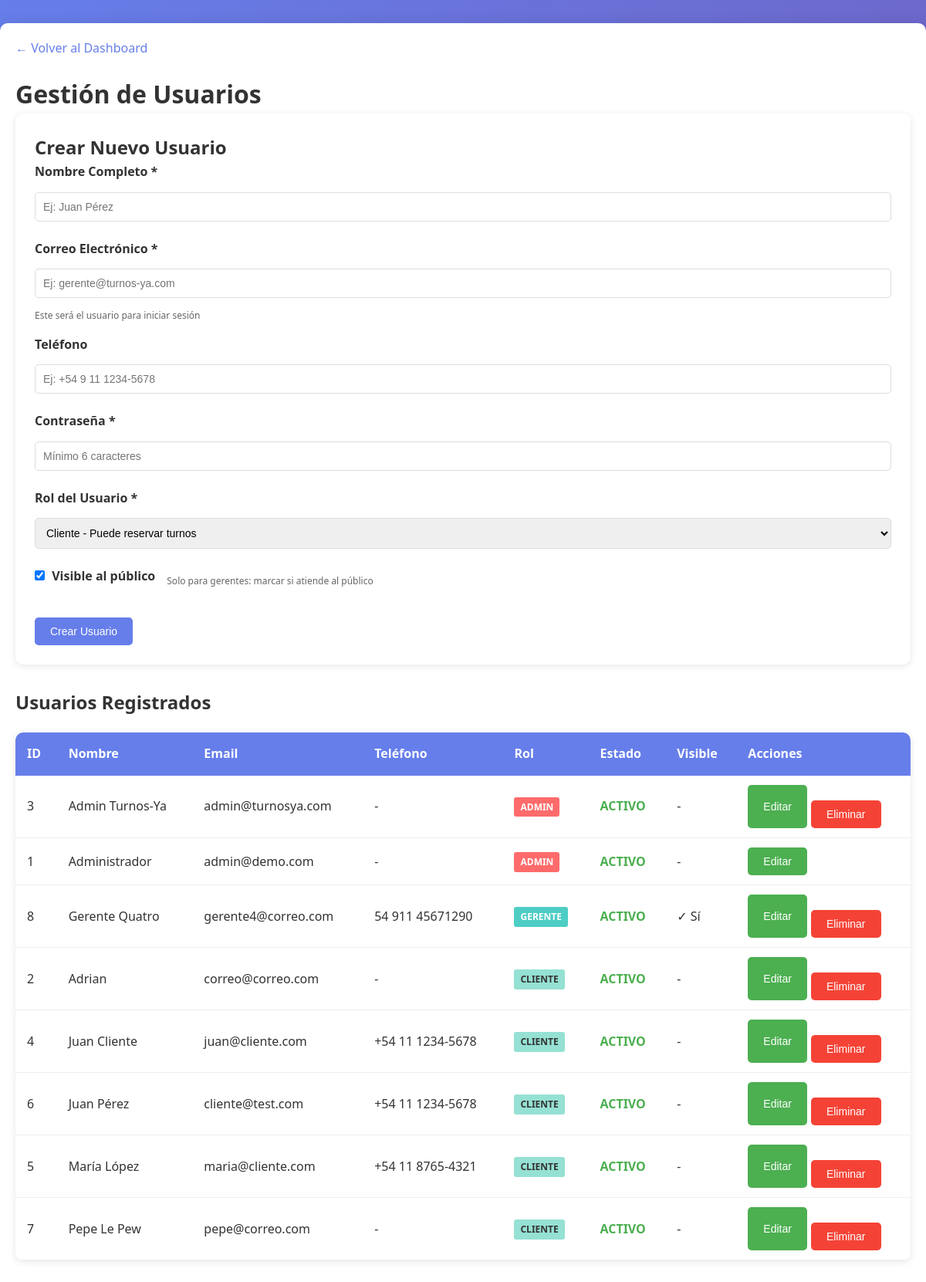
The app's page /admin/usuarios.php (signed in) with its own data.
### tables this page shows
CREATE TABLE `usuarios` (
  `id` int NOT NULL AUTO_INCREMENT,
  `nombre` varchar(100) NOT NULL,
  `email` varchar(100) NOT NULL,
  `password` varchar(255) NOT NULL,
  `telefono` varchar(30) DEFAULT NULL,
  `avatar` varchar(255) DEFAULT NULL,
  `rol` enum('admin','gerente','cliente') NOT NULL DEFAULT 'cliente',
  `activo` tinyint(1) DEFAULT '1',
  `visible` tinyint(1) DEFAULT '1',
  `creado_en` timestamp NOT NULL DEFAULT CURRENT_TIMESTAMP,
  `actualizado_en` timestamp NULL DEFAULT NULL ON UPDATE CURRENT_TIMESTAMP,
  PRIMARY KEY (`id`),
  UNIQUE KEY `email` (`email`),
  KEY `idx_usuarios_email` (`email`)
);

### admin/usuarios.php (the view, shortened to what this page needs)
<?php
require_once '../inc/branding.php';
$sql = "SELECT * FROM usuarios ORDER BY rol, nombre";
$usuarios = $pdo->query($sql)->fetchAll(PDO::FETCH_ASSOC);
?>
<!DOCTYPE html>
<html lang="es">
<head>
    <link rel="stylesheet" href="../css/styles.css">
</head>
<body>
    <div class="container">
        <a href="../dashboard.php" class="back-link">← Volver al Dashboard</a>
        <h1>Gestión de Usuarios</h1>
        <div class="formulario">
            <h2>Crear Nuevo Usuario</h2>
            <form method="post">
                <div class="form-group">
                    <label for="nombre">Nombre Completo *</label>
                    <input type="text" id="nombre" name="nombre"
                           placeholder="Ej: Juan Pérez" required>
                </div>
                <div class="form-group">
                    <label for="email">Correo Electrónico *</label>
                    <input type="email" id="email" name="email"
                           placeholder="Ej: gerente@turnos-ya.com" required>
                    <div class="help-text">Este será el usuario para iniciar sesión</div>
                </div>
                <div class="form-group">
                    <label for="telefono">Teléfono</label>
                    <input type="tel" id="telefono" name="telefono"
                           placeholder="Ej: +54 9 11 1234-5678">
                </div>
                <div class="form-group">
                    <label for="password">Contraseña *</label>
                    <input type="password" id="password" name="password"
                           placeholder="Mínimo 6 caracteres" required minlength="6">
                </div>
                <div class="form-group">
                    <label for="rol">Rol del Usuario *</label>
                    <select id="rol" name="rol" required>
                        <option value="cliente">Cliente - Puede reservar turnos</option>
                    </select>
                </div>
                <div class="form-group checkbox-group">
                    <label>
                        <input type="checkbox" name="visible" value="1" checked>
                        <strong>Visible al público</strong>
                    </label>
                    <div class="help-text">
                        Solo para gerentes: marcar si atiende al público
                    </div>
                </div>
                <button type="submit" class="btn btn-primary">Crear Usuario</button>
            </form>
        </div>
        <h2>Usuarios Registrados</h2>
        <table>
            <thead>
                <tr>
                    <th>ID</th>
                    <th>Nombre</th>
                    <th>Email</th>
                    <th>Teléfono</th>
                    <th>Rol</th>
                    <th>Estado</th>
                    <th>Visible</th>
                    <th>Acciones</th>
                </tr>
            </thead>
            <tbody>
                <?php foreach ($usuarios as $user): ?>
                <tr>
                    <td><?= $user['id'] ?></td>
                    <td><?= htmlspecialchars($user['nombre']) ?></td>
                    <td><?= htmlspecialchars($user['email']) ?></td>
                    <td><?= htmlspecialchars($user['telefono'] ?? '-') ?></td>
                    <td>
                        <span class="badge badge-<?= $user['rol'] ?>">
                            <?= strtoupper($user['rol']) ?>
                        </span>
                    </td>
                    <td>
                        <span class="<?= $user['activo'] ? 'estado-activo' : 'estado-inactivo' ?>">
                            <?= $user['activo'] ? 'ACTIVO' : 'INACTIVO' ?>
                        </span>
                    </td>
                    <td>
                        <?php if ($user['rol'] === 'gerente'): ?>
                            <?= $user['visible'] ? '✓ Sí' : '✗ No' ?>
                        <?php else: ?>
                            -
                        <?php endif; ?>
                    </td>
                    <td class="acciones">
                        <button onclick="editarUsuario(<?= htmlspecialchars(json_encode($user)) ?>)"
                                class="btn btn-edit">Editar</button>
                        <?php if ($user['id'] != $_SESSION['usuario']['id']): ?>
                        <form method="post" style="display:inline;"
                              onsubmit="return confirm('¿Eliminar este usuario?')">
                            <button type="submit" class="btn btn-danger">Eliminar</button>
                        </form>
                        <?php endif; ?>
                    </td>
                </tr>
                <?php endforeach; ?>
            </tbody>
        </table>
    </div>
</body>
</html>

### css/styles.css (style rules this page uses)
* { margin: 0; padding: 0; box-sizing: border-box; }
body { font-family: 'Segoe UI', Tahoma, Geneva, Verdana, sans-serif; background: linear-gradient(135deg, #667eea 0%, #764ba2 100%); color: #333; min-height: 100vh; line-height: 1.6; }
.container { max-width: 1200px; margin: 20px auto; padding: 20px; background: white; border-radius: 10px; box-shadow: 0 2px 20px rgba(0,0,0,0.1); }
input[type="text"], input[type="email"], input[type="password"], input[type="date"], input[type="time"], input[type="tel"], input[type="file"], select, textarea { width: 100%; padding: 12px; margin: 8px 0; border: 1px solid #ddd; border-radius: 5px; font-size: 14px; transition: border-color 0.3s; }
button, .btn { padding: 12px 24px; background: #667eea; color: white; border: none; border-radius: 5px; font-size: 16px; cursor: pointer; transition: all 0.3s; text-decoration: none; display: inline-block; }
a { color: #667eea; text-decoration: none; transition: color 0.3s; }
.back-link { display: inline-block; margin-bottom: 20px; }
table { width: 100%; border-collapse: collapse; margin: 20px 0; background: white; border-radius: 10px; overflow: hidden; box-shadow: 0 2px 10px rgba(0,0,0,0.1); }
th { background: #667eea; color: white; padding: 15px; text-align: left; font-weight: 600; }
td { padding: 12px 12px; border-bottom: 1px solid #eee; vertical-align: middle; }
form button { margin-top:20px; padding:12px 20px; background:#4CAF50; color:white; border:none; border-radius:4px; cursor:pointer; }

### records on screen
usuarios: id "3", nombre "Admin Turnos-Ya", email "admin@turnosya.com", telefono "-", rol "ADMIN", activo "ACTIVO"
usuarios: id "1", nombre "Administrador", email "admin@demo.com", telefono "-", rol "ADMIN", activo "ACTIVO"
usuarios: id "8", nombre "Gerente Quatro", email "gerente4@correo.com", telefono "54 911 45671290", rol "GERENTE", activo "ACTIVO", visible "✓ Sí"
usuarios: id "2", nombre "Adrian", email "correo@correo.com", telefono "-", rol "CLIENTE", activo "ACTIVO"
usuarios: id "4", nombre "Juan Cliente", email "juan@cliente.com", telefono "+54 11 1234-5678", rol "CLIENTE", activo "ACTIVO"
usuarios: id "6", nombre "Juan Pérez", email "cliente@test.com", telefono "+54 11 1234-5678", rol "CLIENTE", activo "ACTIVO"
usuarios: id "5", nombre "María López", email "maria@cliente.com", telefono "+54 11 8765-4321", rol "CLIENTE", activo "ACTIVO"
usuarios: id "7", nombre "Pepe Le Pew", email "pepe@correo.com", telefono "-", rol "CLIENTE", activo "ACTIVO"
